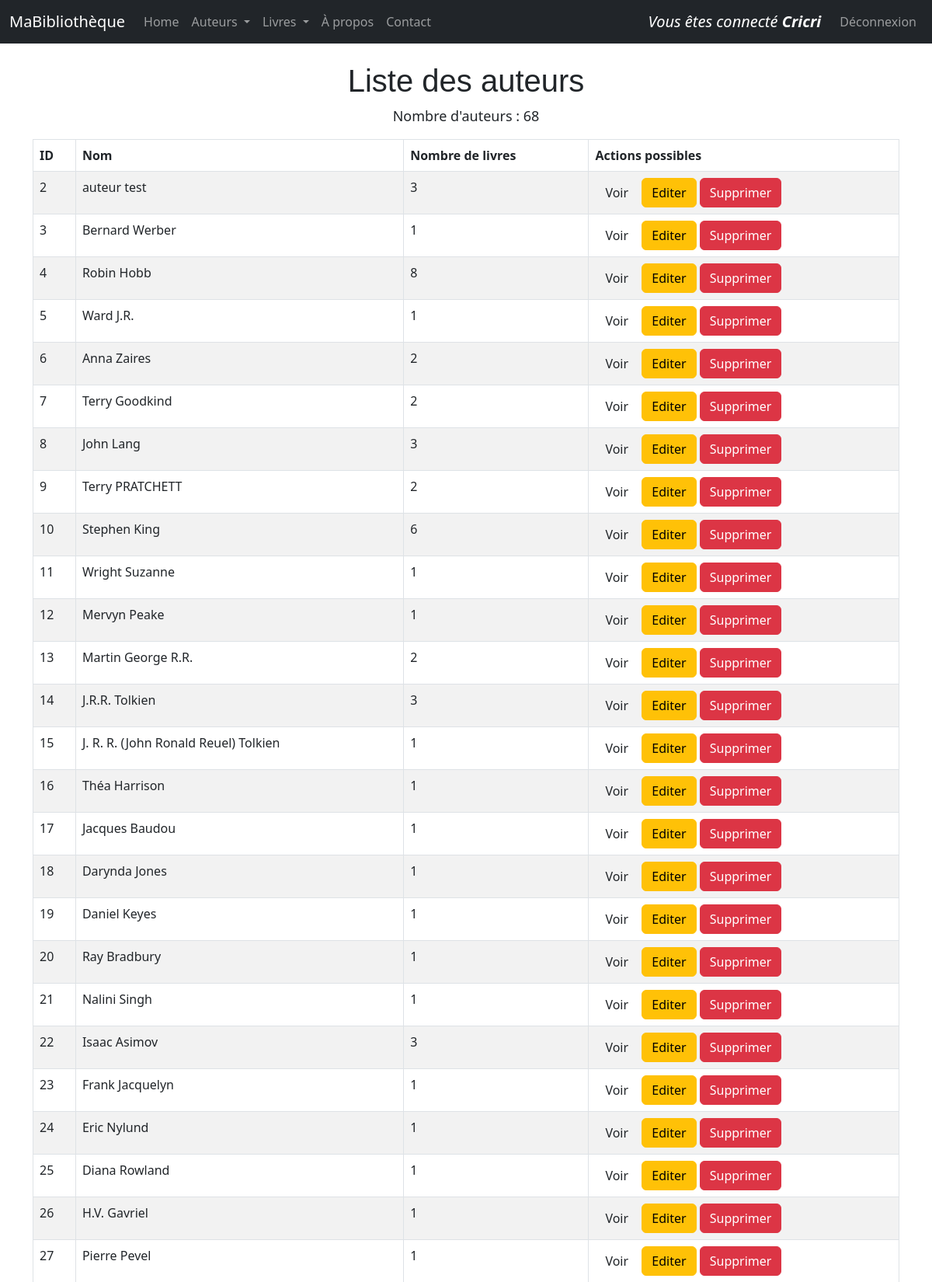
The app's page /auteurs/ (signed in, upper part) with its own data.
### monApp/models.py (models this page shows, shortened)
class User(db.Model, UserMixin):
    Login = db.Column (db.String(50), primary_key=True)
    Password = db.Column (db.String(64))

class Auteur(db.Model):
    idA = db.Column(db.Integer, primary_key=True)
    Nom = db.Column(db.String(100))

### monApp/views.py (the view)
@app.route('/auteurs/')
def getAuteurs():
    les_auteurs = Auteur.query.all()
    return render_template('auteurs_list.html', title="R3.01 Dev Web avec Flask", auteurs=les_auteurs)

### monApp/models.py (called while the page is built)
@login_manager.user_loader
def load_user(username):
    return User.query.get(username)

### monApp/templates/auteurs_list.html (shortened to what this page needs)
{% extends "base.html" %}
{% block main %}
  <h1>Liste des auteurs</h1>
  <p>Nombre d'auteurs : {{ auteurs|length }}</p>
  <table class="table table-striped table-bordered table-hover">
    <thead>
      <tr>
        <th>ID</th>
        <th>Nom</th>
        <th>Nombre de livres</th>
        <th>Actions possibles</th>
      </tr>
    </thead>
    <tbody>
      {% for unAuteur in auteurs %}
        <tr>
          <td>{{ unAuteur.idA }}</td>
          <td>{{ unAuteur.Nom }}</td>
          <td>{{ unAuteur.livres.count() }}</td>
          <td>
            <div class="task-controls">
              <a href="{{ url_for('viewAuteur', idA=unAuteur.idA) }}" class="btn btn-nfo">Voir </a>
              {% if current_user.is_authenticated %}
                <a href="{{ url_for('updateAuteur', idA=unAuteur.idA) }}" class="btn btn-warning">Editer </a>
                <a href="{{ url_for('deleteAuteur', idA=unAuteur.idA) }}" class="btn btn-danger">Supprimer </a>
              {% endif %}
            </div>
          </td>
        </tr>
      {% endfor %}
    </tbody>
  </table>
{% endblock %}

### monApp/templates/base.html (shortened to what this page needs)
<!DOCTYPE html>
<html lang="en">
<head>
    <link rel="stylesheet" href="{{ url_for('static', filename='css/style.css') }}">
    <link href="https://cdn.jsdelivr.net/npm/bootstrap@5.3.0/dist/css/bootstrap.min.css" rel="stylesheet">
</head>
<body>
    {% block navbar %}
    <nav class="navbar navbar-expand-md navbar-dark bg-dark fixed-top">
        <div class="container-fluid">
            <a class="navbar-brand">MaBibliothèque</a>
            <div class="collapse navbar-collapse" id="mainNavbar">
                <ul class="navbar-nav me-auto mb-2 mb-md-0">
                    <li class="nav-item">
                        <a class="nav-link" href="{{ url_for('index') }}">Home</a>
                    </li>
                    <li class="nav-item dropdown">
                        <a class="nav-link dropdown-toggle" href="#" id="auteursDropdown" role="button" data-bs-toggle="dropdown" aria-expanded="false">
                            Auteurs
                        </a>
                    </li>
                    <li class="nav-item dropdown">
                        <a class="nav-link dropdown-toggle" href="#" id="livresDropdown" role="button" data-bs-toggle="dropdown" aria-expanded="false">
                            Livres
                        </a>
                    </li>
                    <li class="nav-item">
                        <a class="nav-link" href="{{ url_for('about') }}">À propos</a>
                    </li>
                    <li class="nav-item">
                        <a class="nav-link" href="{{ url_for('contact') }}">Contact</a>
                    </li>
                </ul>
                <ul class="nav navbar-nav navbar-right">
                    {% if current_user.is_authenticated %}
                        <a class="navbar-brand"><em>Vous êtes connecté <strong>{{ current_user.Login}}</strong></em></a>
                        <li class="nav-item"><a class="nav-link" href="{{ url_for ('logout') }}">Déconnexion</a></li >
                    {% else %}
                        <li class="nav-item"><a class="nav-link" href="{{ url_for ('login') }}">Se connecter</a></li >
                    {% endif %}
                </ul>
            </div>
        </div>
    </nav>
    {% endblock %}
    {% block content %}
    <main role="main" class="container">
        {% block main %}{% endblock %}
    </main>
    {% endblock %}
</body>
</html>

### monApp/static/css/style.css (style rules this page uses)
.container { margin-top: 5em; }
body { font-family: sans-serif; }
h1 { color: rgb(197, 107, 107); text-align: center; font-family: Arial, sans-serif; }
p { text-align: center; font-size: 18px; }

### records on screen
User: Login "Cricri"
Auteur: idA "2", Nom "auteur test", livres.count "3"
Auteur: idA "3", Nom "Bernard Werber", livres.count "1"
Auteur: idA "4", Nom "Robin Hobb", livres.count "8"
Auteur: idA "5", Nom "Ward J.R.", livres.count "1"
Auteur: idA "6", Nom "Anna Zaires", livres.count "2"
Auteur: idA "7", Nom "Terry Goodkind", livres.count "2"
Auteur: idA "8", Nom "John Lang", livres.count "3"
Auteur: idA "9", Nom "Terry PRATCHETT", livres.count "2"
Auteur: idA "10", Nom "Stephen King", livres.count "6"
Auteur: idA "11", Nom "Wright Suzanne", livres.count "1"
Auteur: idA "12", Nom "Mervyn Peake", livres.count "1"
Auteur: idA "13", Nom "Martin George R.R.", livres.count "2"
Auteur: idA "14", Nom "J.R.R. Tolkien", livres.count "3"
Auteur: idA "15", Nom "J. R. R. (John Ronald Reuel) Tolkien", livres.count "1"
Auteur: idA "16", Nom "Théa Harrison", livres.count "1"
Auteur: idA "17", Nom "Jacques Baudou", livres.count "1"
Auteur: idA "18", Nom "Darynda Jones", livres.count "1"
Auteur: idA "19", Nom "Daniel Keyes", livres.count "1"
Auteur: idA "20", Nom "Ray Bradbury", livres.count "1"
Auteur: idA "21", Nom "Nalini Singh", livres.count "1"
Auteur: idA "22", Nom "Isaac Asimov", livres.count "3"
Auteur: idA "23", Nom "Frank Jacquelyn", livres.count "1"
Auteur: idA "24", Nom "Eric Nylund", livres.count "1"
Auteur: idA "25", Nom "Diana Rowland", livres.count "1"
Auteur: idA "26", Nom "H.V. Gavriel", livres.count "1"
Auteur: idA "27", Nom "Pierre Pevel", livres.count "1"

### other values on screen
{{ auteurs|length }} "68"
